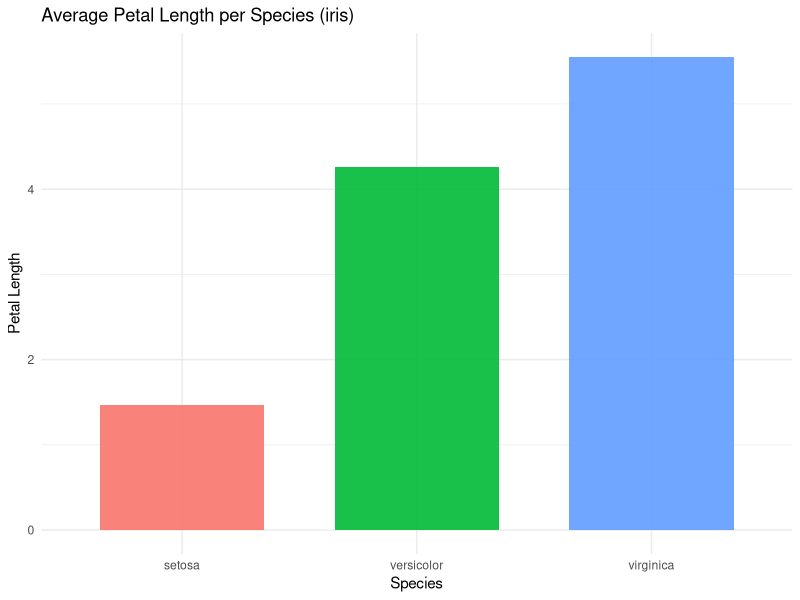

Write R code to recreate this figure.
# Data Science Demo 2: Group summaries + reporting plot

# Why this exists:
# - Group summaries answer practical questions like: "How do categories compare?"
# - A plot communicates the comparison more clearly than a raw table.


#   ITP321_AUTO_INSTALL=1
auto_install <- identical(Sys.getenv("ITP321_AUTO_INSTALL"), "1")

ensure_packages <- function(pkgs) {
  missing_pkgs <- pkgs[!vapply(pkgs, requireNamespace, logical(1), quietly = TRUE)]
  if (length(missing_pkgs) == 0) {
    return(invisible(TRUE))
  }

  if (isTRUE(auto_install)) {
    install.packages(missing_pkgs)
    return(invisible(TRUE))
  }

  stop(
    sprintf(
      "Missing dependency(ies): %s.\nInstall with install.packages(c(%s))\nOr re-run with ITP321_AUTO_INSTALL=1 to auto-install.",
      paste(missing_pkgs, collapse = ", "),
      paste(sprintf("'%s'", missing_pkgs), collapse = ", ")
    ),
    call. = FALSE
  )
}

ensure_packages(c("dplyr", "ggplot2"))

# ---- Data ----
# Built-in dataset keeps the script portable and reproducible.
data(iris)

# ---- Functions ----
summarize_petal_length <- function(data = iris) {
  # Adding `n` makes the mean more interpretable (how much data supports it?).
  dplyr::as_tibble(data) |>
    dplyr::group_by(Species) |>
    dplyr::summarise(
      n = dplyr::n(),
      mean_petal_length = mean(Petal.Length, na.rm = TRUE),
      .groups = "drop"
    )
}

plot_avg_petal_length <- function(data = iris) {
  # A mean bar plot is a compact summary for categorical comparisons.
  ggplot2::ggplot(data, ggplot2::aes(x = Species, y = Petal.Length, fill = Species)) +
    ggplot2::stat_summary(fun = mean, geom = "col", width = 0.7, alpha = 0.9) +
    ggplot2::labs(
      title = "Average Petal Length per Species (iris)",
      x = "Species",
      y = "Petal Length"
    ) +
    ggplot2::guides(fill = "none") +
    ggplot2::theme_minimal()
}

# ---- Run analysis ----
print(summarize_petal_length(iris))
print(plot_avg_petal_length(iris))
